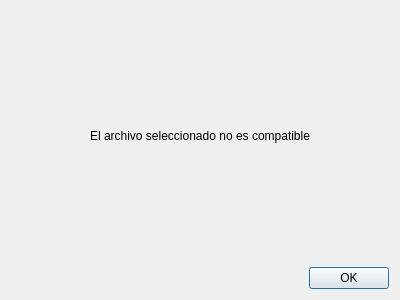
<?xml version="1.0" encoding="UTF-8"?>
<ui version="4.0">
 <class>Dialog</class>
 <widget class="QDialog" name="Dialog">
  <property name="geometry">
   <rect>
    <x>0</x>
    <y>0</y>
    <width>400</width>
    <height>300</height>
   </rect>
  </property>
  <property name="windowTitle">
   <string>Dialog</string>
  </property>
  <layout class="QVBoxLayout" name="verticalLayout">
   <item>
    <widget class="QLabel" name="label">
     <property name="text">
      <string>&lt;html&gt;&lt;head/&gt;&lt;body&gt;&lt;p align=&quot;center&quot;&gt;El archivo seleccionado no es compatible&lt;/p&gt;&lt;/body&gt;&lt;/html&gt;</string>
     </property>
    </widget>
   </item>
   <item>
    <widget class="QDialogButtonBox" name="buttonBox">
     <property name="orientation">
      <enum>Qt::Horizontal</enum>
     </property>
     <property name="standardButtons">
      <set>QDialogButtonBox::Ok</set>
     </property>
    </widget>
   </item>
  </layout>
 </widget>
 <resources/>
 <connections>
  <connection>
   <sender>buttonBox</sender>
   <signal>accepted()</signal>
   <receiver>Dialog</receiver>
   <slot>accept()</slot>
   <hints>
    <hint type="sourcelabel">
     <x>248</x>
     <y>254</y>
    </hint>
    <hint type="destinationlabel">
     <x>157</x>
     <y>274</y>
    </hint>
   </hints>
  </connection>
  <connection>
   <sender>buttonBox</sender>
   <signal>rejected()</signal>
   <receiver>Dialog</receiver>
   <slot>reject()</slot>
   <hints>
    <hint type="sourcelabel">
     <x>316</x>
     <y>260</y>
    </hint>
    <hint type="destinationlabel">
     <x>286</x>
     <y>274</y>
    </hint>
   </hints>
  </connection>
 </connections>
</ui>
